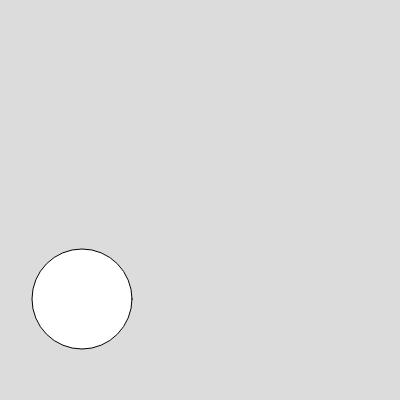
Frame 1 (no input)
Frame 60 (no input): identical to frame 1, image omitted
Frame 120 (the mouse pressed at the canvas centre since frame 60): identical to frame 1, image omitted

The p5.js sketch that drew this single still picture (run headless with seeded random() and noise() and a simulated clock; from frame 60 on, the mouse is pressed at the canvas centre):

// p5.js sketch
// ── sketch.js
var rand;
var rand1;
var rand2;

function setup() {
  //createCanvas(random(400),random(400));
  createCanvas(400,400);
  rand = random(400);
  
  rand1 = floor(random(400));//floor(0) rounds the number
  
  rand2 = int(random(400));//int() cuts off the decimal
  
  console.log(rand);
  console.log(rand1);
  console.log(rand2);
  
  //outting these in the set up function makes it only run once
  
}

function draw() {
  background(220);
  //rand1 = floor(random(400)); //floor(0) rounds the number
 // rand2 = int(random(400));//int() cuts off the decimal
  //console.log(rand1);
  //console.log(rand2);
  //putting these in the draw function makes it repeat forever
  ellipse(rand1, rand2, 100, 100);
  
  
}
